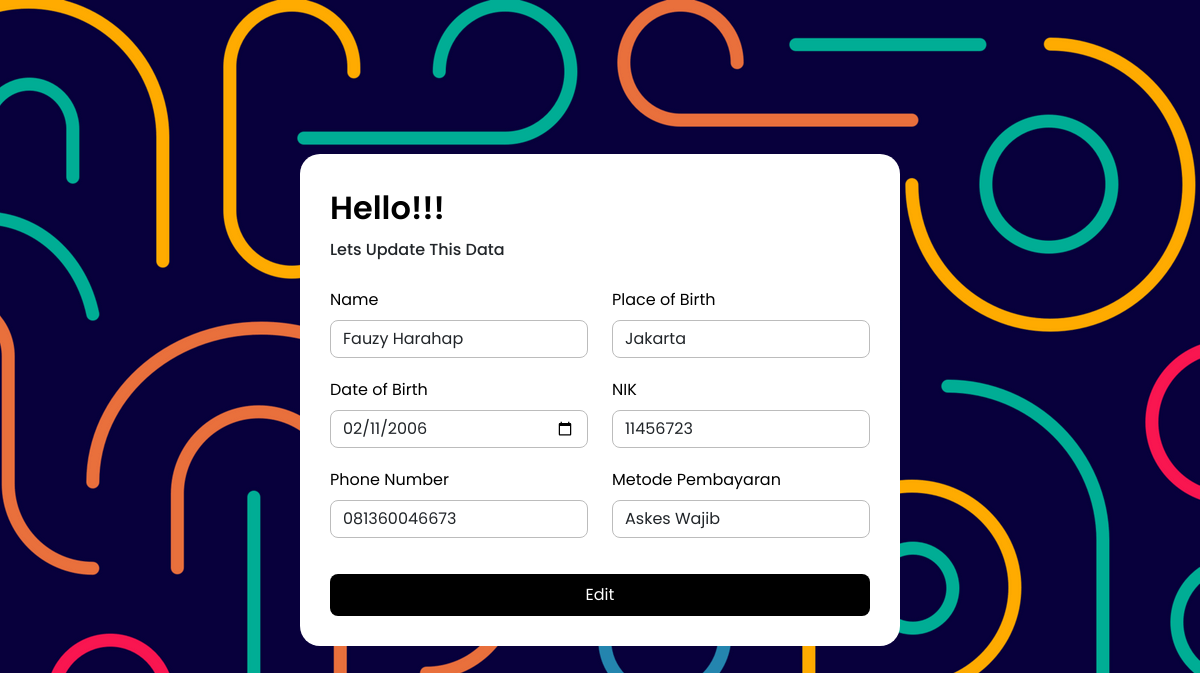
Page /uaspw/update.php?kode=11456723 on the committed database.
### tables this page shows
CREATE TABLE `form` (
  `Id` int(11) NOT NULL,
  `name` varchar(100) NOT NULL,
  `place` varchar(100) NOT NULL,
  `date` date NOT NULL,
  `phone` varchar(25) NOT NULL,
  `bayar` varchar(100) NOT NULL
);

### uaspw/update.php (the view, shortened to what this page needs)
<?php
include "config.php";
$sql = mysqli_query($conn, "SELECT * FROM form WHERE Id='$_GET[kode]'");
$data = mysqli_fetch_array($sql);
?>
<!DOCTYPE html>
<html lang="en">
<head>
    <link href="https://cdn.jsdelivr.net/npm/bootstrap@5.0.2/dist/css/bootstrap.min.css" rel="stylesheet">
    <link rel="stylesheet" href="form.css">
</head>
<body>
    <section class="login d-flex">
        <div class="login-center w-100">
            <div class="row justify-content-center align-items-center vh-100" style="margin: auto;">
                <div class="col-6 tes">
                    <div class="header">
                        <h1>Hello!!!</h1>
                        <h6>Lets Update This Data</h6>
                    </div>
                    <div class="login-form">
                        <form action="" method="post" enctype="multipart/form-data">
                        <div class="row">
                                <div class="col-md-6">
                                    <label for="name" class="form-label">Name</label>
                                    <input type="text" class="form-control" required id="name" placeholder="Enter Your Name" name="name" value="<?php echo $data['name']; ?>">
                                </div>
                                <div class="col-md-6">
                                    <label for="place" class="form-label">Place of Birth</label>
                                    <input type="text" class="form-control" required id="place" placeholder="Enter your Place of Birth" name="place" value="<?php echo $data['place']; ?>">
                                </div>
                        </div>
                        <div class="row">
                                <div class="col-md-6">
                                    <label for="date" class="form-label">Date of Birth</label>
                                    <input type="date" class="form-control" required id="date" placeholder="Enter your Place of Birth" name="date" value="<?php echo $data['date']; ?>">
                                </div>
                                <div class="col-md-6">
                                    <label for="place" class="form-label">NIK</label>
                                    <input type="text" class="form-control" required id="Id" placeholder="Enter your NIK" name="Id" value="<?php echo $data['Id']; ?>">
                                </div>
                        </div>
                        <div class="row">
                            <div class="col-md-6">
                                <label for="phone" class="form-label">Phone Number</label>
                                <input type="text" class="form-control" required id="phone" placeholder="Enter your phone number" name="phone" value="<?php echo $data['phone']; ?>">
                            </div>
                            <div class="col-md-6">
                                <div class="mb-3">
                                    <label for="exampleDataList" class="form-label">Metode Pembayaran</label>
                                    <input class="form-control" list="datalistOptions" id="exampleDataList" placeholder="Choose Paying Method" name="bayar" value="<?php echo $data['bayar']; ?>">
                                </div>
                            </div>
                        </div>
                            <button class="signin" type="submit" name="edit">Edit</button>
                        </form>
                    </div>
                </div>
            </div>
        </div>
    </section>
</body>
</html>

### uaspw/form.css (style rules this page uses)
* { font-family: 'Poppins', sans-serif; }
body { background-image: url("img/gambar2.png"); }
.login { height: 100vh; }
.header h1 { font-style: normal; font-weight: 600; font-size: 32px; line-height: 48px; color: black; }
.login-form label { font-style: normal; font-weight: 400; font-size: 16px; line-height: 24px; margin-top: 20px; color: #000000; }
.login-form input { background: #FFFFFF; border: 1px solid #BCBCBC; box-sizing: border-box; border-radius: 8px; }
.login-form .signin { width: 100%; height: 42px; background: #000000; border-radius: 8px; color: #fff; margin: 20px 0 0 0; border: none; }
.tes { background-color: white; padding: 30px; border-radius: 20px; }

### rows in the picture
form: name "Fauzy Harahap", place "Jakarta", date "02/11/2006", Id "11456723", phone "081360046673", bayar "Askes Wajib"
